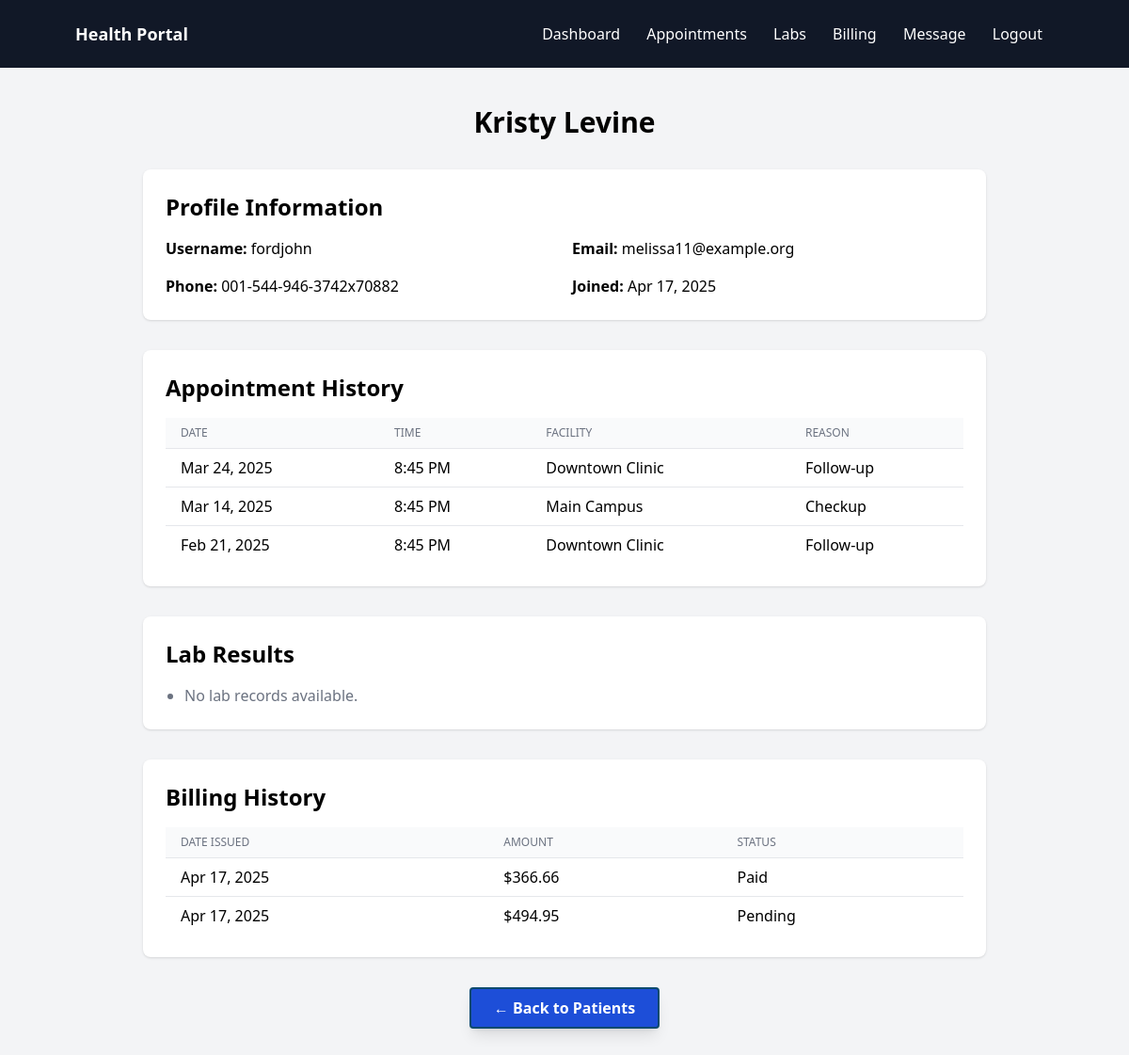
The page /doctor/patient/9/ (signed in) on the database its author committed.
### core/models.py (models this page shows, shortened)
class Patient(models.Model):
    user = models.OneToOneField(User, on_delete=models.CASCADE)  # link to auth user
    phone = models.CharField(max_length=20, unique=True, blank=True, null=True)        # each patient has unique phone

class Appointment(models.Model):
    patient = models.ForeignKey(Patient, on_delete=models.CASCADE)
    facility = models.CharField(max_length=100)
    doctor = models.ForeignKey(Doctor, on_delete=models.CASCADE)
    appointment_type = models.CharField(max_length=50)
    date_time = models.DateTimeField(default=timezone.now)  # now as default
    notes = models.TextField(blank=True)
    class Meta:
        unique_together = [('patient', 'doctor', 'date_time')]
        ordering = ['date_time']

class Billing(models.Model):
    patient = models.ForeignKey(Patient, on_delete=models.CASCADE)
    amount_due = models.DecimalField(max_digits=10, decimal_places=2)
    payment_status = models.CharField(
        max_length=20,
        choices=[('Pending', 'Pending'), ('Paid', 'Paid')],
        default='Pending'
    )
    insurance = models.CharField(max_length=100, blank=True, null=True)
    created_at = models.DateTimeField(default=timezone.now)

### core/views.py (the view)
# urls.py: path('doctor/patient/<int:pk>/', views.patient_details, name='patient_details'),
@login_required
def patient_details(request, pk):
    patient = get_object_or_404(Patient, pk=pk)
    appointments = Appointment.objects.filter(patient=patient).order_by('-date_time')
    labs         = Lab.objects.filter(patient=patient).order_by('-date')
    bills        = Billing.objects.filter(patient=patient).order_by('-created_at')
    return render(request, 'doctor/patient_details.html', {
        'patient': patient,
        'appointments': appointments,
        'labs': labs,
        'bills': bills,
    })

### core/templates/doctor/patient_details.html (shortened to what this page needs)
{% extends 'base.html' %}
{% load static %}
{% block content %}
<div class="min-h-screen bg-gray-100 flex justify-center py-10">
  <div class="w-full max-w-4xl space-y-8">
    <header class="text-center text-3xl font-bold">
      {{ patient.user.get_full_name }}
    </header>
    <div class="bg-white shadow rounded-lg p-6">
      <h2 class="text-2xl font-semibold mb-4">Profile Information</h2>
      <div class="grid grid-cols-1 sm:grid-cols-2 gap-4">
        <p><strong>Username:</strong> {{ patient.user.username }}</p>
        <p><strong>Email:</strong> {{ patient.user.email }}</p>
        <p><strong>Phone:</strong> {{ patient.phone|default:"N/A" }}</p>
        <p><strong>Joined:</strong> {{ patient.user.date_joined|date:"M d, Y" }}</p>
      </div>
    </div>
    <div class="bg-white shadow rounded-lg p-6">
      <h2 class="text-2xl font-semibold mb-4">Appointment History</h2>
      <div class="overflow-x-auto">
        <table class="min-w-full divide-y divide-gray-200">
          <thead class="bg-gray-50">
            <tr>
              <th class="px-4 py-2 text-left text-xs font-medium text-gray-500 uppercase">Date</th>
              <th class="px-4 py-2 text-left text-xs font-medium text-gray-500 uppercase">Time</th>
              <th class="px-4 py-2 text-left text-xs font-medium text-gray-500 uppercase">Facility</th>
              <th class="px-4 py-2 text-left text-xs font-medium text-gray-500 uppercase">Reason</th>
            </tr>
          </thead>
          <tbody class="divide-y divide-gray-200">
            {% for appt in appointments %}
            <tr>
              <td class="px-4 py-2">{{ appt.date_time|date:"M d, Y" }}</td>
              <td class="px-4 py-2">{{ appt.date_time|date:"g:i A" }}</td>
              <td class="px-4 py-2">{{ appt.facility }}</td>
              <td class="px-4 py-2">{{ appt.appointment_type }}</td>
            </tr>
            {% empty %}
            <tr>
              <td colspan="4" class="px-4 py-2 text-center text-gray-500">
                No appointments found.
              </td>
            </tr>
            {% endfor %}
          </tbody>
        </table>
      </div>
    </div>
    <div class="bg-white shadow rounded-lg p-6">
      <h2 class="text-2xl font-semibold mb-4">Lab Results</h2>
      <ul class="list-disc pl-5 space-y-2">
        {% for lab in labs %}
        <li>
          {{ lab.date|date:"M d, Y" }} — <strong>{{ lab.test }}:</strong> {{ lab.test_result }}
        </li>
        {% empty %}
        <li class="text-gray-500">No lab records available.</li>
        {% endfor %}
      </ul>
    </div>
    <div class="bg-white shadow rounded-lg p-6">
      <h2 class="text-2xl font-semibold mb-4">Billing History</h2>
      <div class="overflow-x-auto">
        <table class="min-w-full divide-y divide-gray-200">
          <thead class="bg-gray-50">
            <tr>
              <th class="px-4 py-2 text-left text-xs font-medium text-gray-500 uppercase">Date Issued</th>
              <th class="px-4 py-2 text-left text-xs font-medium text-gray-500 uppercase">Amount</th>
              <th class="px-4 py-2 text-left text-xs font-medium text-gray-500 uppercase">Status</th>
            </tr>
          </thead>
          <tbody class="divide-y divide-gray-200">
            {% for bill in bills %}
            <tr>
              <td class="px-4 py-2">{{ bill.created_at|date:"M d, Y" }}</td>
              <td class="px-4 py-2">${{ bill.amount_due }}</td>
              <td class="px-4 py-2">{{ bill.payment_status }}</td>
            </tr>
            {% empty %}
            <tr>
              <td colspan="3" class="px-4 py-2 text-center text-gray-500">
                No billing records.
              </td>
            </tr>
            {% endfor %}
          </tbody>
        </table>
      </div>
    </div>
    <div class="text-center">
      <a href="{% url 'doctor_patient_list' %}"
         class="inline-block bg-blue-700 hover:bg-blue-800 text-white font-bold py-2 px-6 rounded
                shadow-lg hover:shadow-2xl border-2 border-sky-900 transition-shadow duration-200">
        ← Back to Patients
      </a>
    </div>
  </div>
</div>
{% endblock content %}

### rows shown on the page
Patient: user.get_full_name "Kristy Levine", user.username "fordjohn", user.email "melissa11@example.org", phone "001-544-946-3742x70882", user.date_joined "Apr 17, 2025"
Appointment: date_time "Mar 24, 2025", date_time "8:45 PM", facility "Downtown Clinic", appointment_type "Follow‑up"
Appointment: date_time "Mar 14, 2025", date_time "8:45 PM", facility "Main Campus", appointment_type "Checkup"
Appointment: date_time "Feb 21, 2025", date_time "8:45 PM", facility "Downtown Clinic", appointment_type "Follow‑up"
Billing: created_at "Apr 17, 2025", amount_due "366.66", payment_status "Paid"
Billing: created_at "Apr 17, 2025", amount_due "494.95", payment_status "Pending"
